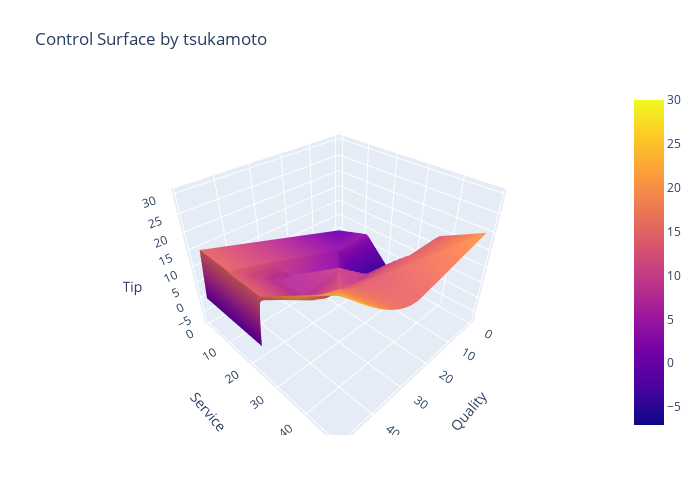

Notebook code cell kept with this figure:
### Code cell
#Plot control surface
getControlSurfaceData(50,50, 'tsukamoto')

### Figure 1 — Plotly figure (JSON) as saved in the notebook; plotly's stock layout.template omitted (floating-point values rounded to 4 significant figures; data arrays with more than 128 entries replaced by an {"elided": "..."} marker saying what was removed)
{"data": [{"type": "surface", "z": {"elided": "50x50 float values"}}], "layout": {"autosize": false, "height": 500, "margin": {"b": 65, "l": 65, "r": 50, "t": 90}, "scene": {"xaxis": {"title": {"text": "Quality"}}, "yaxis": {"title": {"text": "Service"}}, "zaxis": {"title": {"text": "Tip"}}}, "title": {"text": "Control Surface by tsukamoto"}, "width": 700}}
